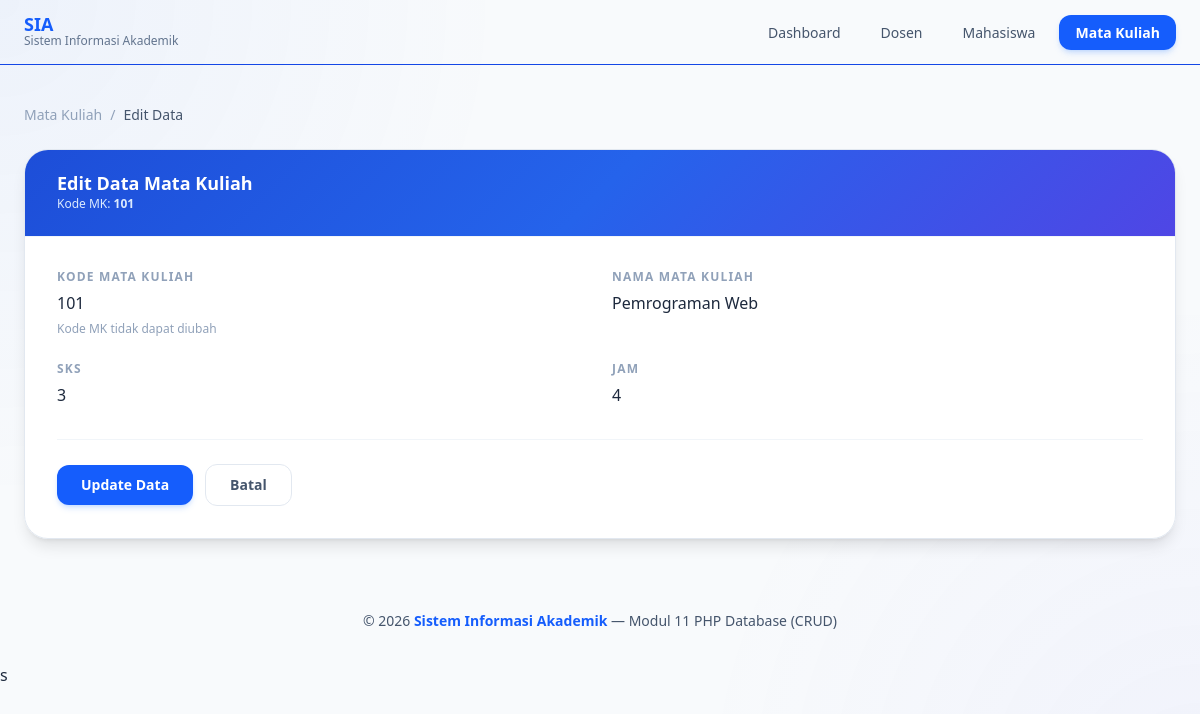
Page /update/matkul.php?kodeMK=101 on the committed database.
### tables this page shows
CREATE TABLE IF NOT EXISTS tbl_matakuliah (
    kodeMK INT PRIMARY KEY,
    namaMK VARCHAR(70),
    sks INT,
    jam INT
);

### update/matkul.php (the view, shortened to what this page needs)
<?php
include '../koneksi.php';
$kodeMK = $_GET['kodeMK'];
$query  = "SELECT * FROM tbl_matakuliah WHERE kodeMK='$kodeMK'";
$result = mysqli_query($link, $query);
$data = mysqli_fetch_assoc($result);
?>
<!DOCTYPE html>
<html lang="id">
<head>
    <link rel="stylesheet" href="../src/output.css">
</head>
<body class="bg-slate-50 min-h-screen font-sans text-slate-800 overflow-x-hidden">
    <nav class="glass sticky top-0 z-50 border-b border-blue-700 animate-slide-down">
        <div class="max-w-7xl mx-auto px-6 h-16 flex items-center justify-between">
            <a href="../index.php" class="flex items-center gap-3 no-underline">
                <div>
                    <h1 class="font-extrabold text-blue-600 text-lg leading-none">SIA</h1>
                    <p class="text-xs text-slate-500">Sistem Informasi Akademik</p>
                </div>
            </a>
            <ul class="hidden md:flex items-center gap-2">
                <li>
                    <a href="../index.php"
                       class="px-4 py-2 rounded-xl text-sm font-medium text-slate-600
                              hover:bg-blue-50 hover:text-blue-600 transition-all duration-300">
                        Dashboard
                    </a>
                </li>
                <li>
                    <a href="../view/dosen.php"
                       class="px-4 py-2 rounded-xl text-sm font-medium text-slate-600
                              hover:bg-blue-50 hover:text-blue-600 transition-all duration-300">
                        Dosen
                    </a>
                </li>
                <li>
                    <a href="../view/mhs.php"
                       class="px-4 py-2 rounded-xl text-sm font-medium text-slate-600
                              hover:bg-blue-50 hover:text-blue-600 transition-all duration-300">
                        Mahasiswa
                    </a>
                </li>
                <li>
                    <a href="../view/matkul.php"
                       class="bg-blue-600 text-white px-4 py-2 rounded-xl text-sm font-semibold
                              hover:bg-blue-700 transition-all duration-300 shadow-md shadow-blue-500/20">
                        Mata Kuliah
                    </a>
                </li>
            </ul>
        </div>
    </nav>
    <main class="relative z-10 max-w-7xl mx-auto px-6 py-10">
        <div class="flex items-center gap-2 text-sm text-slate-400 mb-6 animate-fade-up anim-d1">
            <a href="../view/matkul.php" class="hover:text-blue-600 transition-colors duration-200">
                Mata Kuliah
            </a>
            <span>/</span>
            <span class="text-slate-600 font-medium">Edit Data</span>
        </div>
        <div class="bg-white/95 border border-slate-200 rounded-3xl shadow-lg overflow-hidden
                    animate-fade-up anim-d2">
            <div class="px-8 py-6 border-b border-slate-100"
                 style="background: linear-gradient(135deg, #1d4ed8 0%, #2563eb 50%, #4f46e5 100%);">
                <div class="flex items-center gap-3">
                    <div>
                        <h2 class="text-white font-extrabold text-lg leading-none">Edit Data Mata Kuliah</h2>
                        <p class="text-blue-100 text-xs mt-1">
                            Kode MK: <span class="font-semibold"><?php echo htmlspecialchars($data['kodeMK']); ?></span>
                        </p>
                    </div>
                </div>
            </div>
            <form action="matkul.php?kodeMK=<?php echo urlencode($data['kodeMK']); ?>" method="post"
                  class="px-8 py-8">
                <div class="grid grid-cols-1 md:grid-cols-2 gap-6">
                    <div class="flex flex-col gap-1.5">
                        <label class="text-xs font-bold uppercase tracking-widest text-slate-400">
                            Kode Mata Kuliah
                        </label>
                        <input type="number"
                               value="<?php echo htmlspecialchars($data['kodeMK']); ?>"
                               class="input-field" disabled>
                        <p class="text-xs text-slate-400">Kode MK tidak dapat diubah</p>
                    </div>
                    <div class="flex flex-col gap-1.5">
                        <label for="namaMK" class="text-xs font-bold uppercase tracking-widest text-slate-400">
                            Nama Mata Kuliah
                        </label>
                        <input type="text" name="namaMK" id="namaMK"
                               value="<?php echo htmlspecialchars($data['namaMK']); ?>"
                               class="input-field" required>
                    </div>
                    <div class="flex flex-col gap-1.5">
                        <label for="sks" class="text-xs font-bold uppercase tracking-widest text-slate-400">
                            SKS
                        </label>
                        <input type="number" name="sks" id="sks"
                               value="<?php echo htmlspecialchars($data['sks']); ?>"
                               min="1" max="6"
                               class="input-field" required>
                    </div>
                    <div class="flex flex-col gap-1.5">
                        <label for="jam" class="text-xs font-bold uppercase tracking-widest text-slate-400">
                            Jam
                        </label>
                        <input type="number" name="jam" id="jam"
                               value="<?php echo htmlspecialchars($data['jam']); ?>"
                               min="1"
                               class="input-field" required>
                    </div>
                </div>
                <div class="flex items-center gap-3 mt-8 pt-6 border-t border-slate-100">
                    <button type="submit" name="edit"
                            class="flex items-center gap-2 bg-blue-600 text-white px-6 py-2.5
                                   rounded-xl text-sm font-semibold shadow-md shadow-blue-500/20
                                   hover:bg-blue-700 hover:-translate-y-0.5 transition-all duration-200">
                        Update Data
                    </button>
                    <a href="../view/matkul.php"
                       class="flex items-center gap-2 px-6 py-2.5 rounded-xl text-sm font-semibold
                              text-slate-600 border border-slate-200
                              hover:bg-slate-50 hover:border-slate-300 transition-all duration-200">
                        Batal
                    </a>
                </div>
            </form>
        </div>
    </main>
    <footer class="relative z-10 text-center py-8 text-sm text-slate-600">
        &copy; <?php echo date('Y'); ?>
        <span class="font-semibold text-blue-600">Sistem Informasi Akademik</span>
        — Modul 11 PHP Database (CRUD)
    </footer>
</body>
</html>s

### update/matkul.php (style rules this page uses)
.animate-slide-down { animation: slideDown .45s ease both; }
.animate-fade-up { animation: fadeUp .55s ease both; }
.anim-d1 { animation-delay: .10s; }
.anim-d2 { animation-delay: .20s; }
.glass { background: rgba(255,255,255,.92); backdrop-filter: blur(18px); -webkit-backdrop-filter: blur(18px); }
.input-field { @apply w-full px-4 py-2.5 rounded-xl border border-slate-200 text-sm text-slate-700 bg-white outline-none transition-all duration-200 focus:border-blue-400 focus:ring-2 focus:ring-blue-100; }
.input-field:disabled { @apply bg-slate-50 text-slate-400 cursor-not-allowed; }

### rows in the picture
tbl_matakuliah: kodeMK "101", namaMK "Pemrograman Web", sks "3", jam "4"
